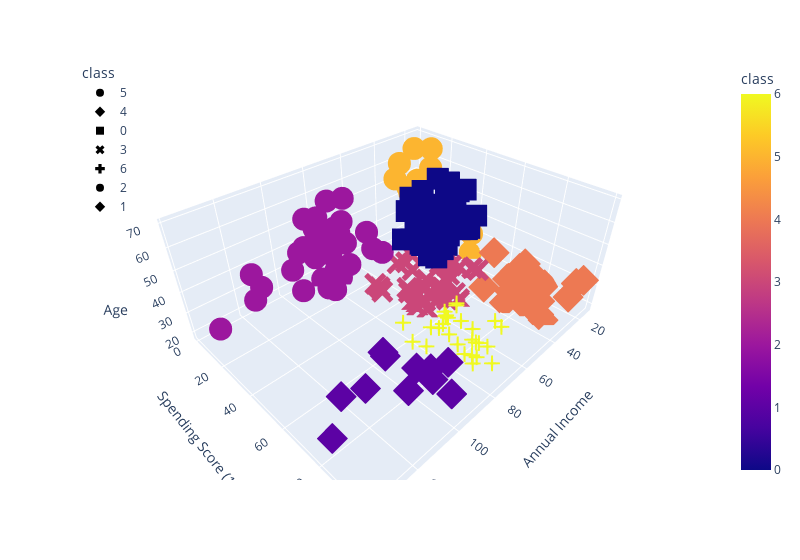

Notebook cell for this chart:
### Code cell
# To Split the data into seven clusters
test_cluster_amount(df_shopping, 7)
df_shopping.hvplot.scatter(x="Annual Income", y="Spending Score (1-100)", by="class")
fig = px.scatter_3d(
    df_shopping,
x="Annual Income",
    y="Spending Score (1-100)",
    z="Age",
color="class",
    symbol="class",
    width=800,
)
fig.update_layout(legend=dict(x=0, y=1))
fig.show()

### Figure 1 — Plotly figure (JSON) as saved in the notebook; plotly's stock layout.template omitted (floating-point values rounded to 4 significant figures)
{"data": [{"hovertemplate": "class=%{marker.color}<br>Annual Income=%{x}<br>Spending Score (1-100)=%{y}<br>Age=%{z}<extra></extra>", "legendgroup": "5", "marker": {"color": [5, 5, 5, 5, 5, 5, 5, 5, 5, 5, 5, 5, 5, 5, 5, 5, 5, 5, 5, 5, 5, 5], "coloraxis": "coloraxis", "symbol": "circle"}, "mode": "markers", "name": "5", "scene": "scene", "showlegend": true, "type": "scatter3d", "x": [15, 16, 17, 18, 19, 19, 20, 20, 21, 23, 24, 25, 28, 28, 29, 30, 33, 33, 34, 37, 39, 39], "y": [39, 6, 40, 6, 3, 14, 15, 13, 35, 29, 35, 5, 14, 32, 31, 4, 4, 14, 17, 26, 36, 28], "z": [19, 20, 31, 35, 64, 67, 58, 37, 35, 52, 35, 46, 54, 45, 40, 60, 53, 49, 42, 36, 48, 49]}, {"hovertemplate": "class=%{marker.color}<br>Annual Income=%{x}<br>Spending Score (1-100)=%{y}<br>Age=%{z}<extra></extra>", "legendgroup": "4", "marker": {"color": [4, 4, 4, 4, 4, 4, 4, 4, 4, 4, 4, 4, 4, 4, 4, 4, 4, 4, 4, 4, 4, 4], "coloraxis": "coloraxis", "symbol": "diamond"}, "mode": "markers", "name": "4", "scene": "scene", "showlegend": true, "type": "scatter3d", "x": [15, 16, 17, 18, 19, 19, 20, 20, 21, 23, 24, 25, 28, 28, 29, 30, 33, 33, 34, 37, 38, 39], "y": [81, 77, 76, 94, 72, 99, 77, 79, 66, 98, 73, 73, 82, 61, 87, 73, 92, 81, 73, 75, 92, 65], "z": [21, 23, 22, 23, 30, 35, 24, 22, 20, 35, 25, 31, 29, 35, 23, 21, 18, 21, 30, 20, 24, 24]}, {"hovertemplate": "class=%{marker.color}<br>Annual Income=%{x}<br>Spending Score (1-100)=%{y}<br>Age=%{z}<extra></extra>", "legendgroup": "0", "marker": {"color": [0, 0, 0, 0, 0, 0, 0, 0, 0, 0, 0, 0, 0, 0, 0, 0, 0, 0, 0, 0, 0, 0, 0, 0, 0, 0, 0, 0, 0, 0, 0, 0, 0, 0, 0, 0, 0, 0, 0, 0, 0, 0, 0, 0], "coloraxis": "coloraxis", "symbol": "square"}, "mode": "markers", "name": "0", "scene": "scene", "showlegend": true, "type": "scatter3d", "x": [38, 40, 42, 43, 43, 43, 44, 44, 46, 46, 47, 47, 48, 48, 48, 49, 49, 50, 50, 54, 54, 54, 54, 54, 54, 54, 57, 58, 59, 60, 60, 61, 62, 62, 62, 63, 63, 63, 63, 63, 65, 65, 67, 67], "y": [35, 55, 52, 60, 45, 41, 50, 46, 46, 56, 52, 59, 51, 50, 48, 55, 42, 49, 56, 47, 53, 42, 51, 41, 44, 46, 58, 46, 55, 49, 47, 42, 48, 59, 56, 50, 46, 43, 48, 52, 43, 59, 43, 57], "z": [65, 50, 49, 59, 50, 47, 51, 69, 53, 70, 67, 54, 63, 43, 68, 70, 47, 60, 60, 59, 45, 49, 57, 67, 46, 48, 55, 50, 68, 48, 47, 48, 49, 67, 49, 66, 54, 68, 66, 65, 63, 49, 51, 50]}, {"hovertemplate": "class=%{marker.color}<br>Annual Income=%{x}<br>Spending Score (1-100)=%{y}<br>Age=%{z}<extra></extra>", "legendgroup": "3", "marker": {"color": [3, 3, 3, 3, 3, 3, 3, 3, 3, 3, 3, 3, 3, 3, 3, 3, 3, 3, 3, 3, 3, 3, 3, 3, 3, 3, 3, 3, 3, 3, 3, 3, 3, 3, 3, 3, 3, 3], "coloraxis": "coloraxis", "symbol": "x"}, "mode": "markers", "name": "3", "scene": "scene", "showlegend": true, "type": "scatter3d", "x": [39, 40, 40, 40, 42, 43, 46, 46, 48, 48, 48, 54, 54, 54, 54, 54, 57, 58, 59, 60, 60, 60, 60, 61, 62, 62, 62, 63, 64, 64, 65, 65, 67, 67, 69, 70, 72, 76], "y": [61, 47, 42, 42, 60, 54, 51, 55, 59, 59, 47, 54, 48, 52, 55, 57, 55, 60, 41, 40, 42, 52, 50, 49, 41, 55, 42, 54, 42, 46, 48, 50, 56, 40, 58, 29, 34, 40], "z": [31, 27, 29, 31, 33, 31, 27, 19, 18, 19, 32, 26, 40, 23, 38, 21, 22, 34, 18, 40, 32, 24, 27, 20, 23, 26, 21, 19, 38, 19, 18, 19, 27, 38, 40, 23, 25, 28]}, {"hovertemplate": "class=%{marker.color}<br>Annual Income=%{x}<br>Spending Score (1-100)=%{y}<br>Age=%{z}<extra></extra>", "legendgroup": "6", "marker": {"color": [6, 6, 6, 6, 6, 6, 6, 6, 6, 6, 6, 6, 6, 6, 6, 6, 6, 6, 6, 6, 6, 6, 6, 6, 6, 6, 6, 6], "coloraxis": "coloraxis", "symbol": "cross"}, "mode": "markers", "name": "6", "scene": "scene", "showlegend": true, "type": "scatter3d", "x": [69, 70, 71, 71, 71, 72, 73, 73, 74, 75, 76, 77, 77, 78, 78, 78, 78, 78, 78, 79, 81, 85, 86, 87, 87, 87, 88, 88], "y": [91, 77, 95, 75, 75, 71, 88, 73, 72, 93, 87, 97, 74, 90, 88, 76, 89, 78, 73, 83, 93, 75, 95, 63, 75, 92, 86, 69], "z": [39, 31, 40, 38, 39, 31, 29, 32, 35, 32, 32, 28, 32, 34, 39, 38, 27, 30, 30, 29, 31, 36, 33, 32, 28, 36, 30, 27]}, {"hovertemplate": "class=%{marker.color}<br>Annual Income=%{x}<br>Spending Score (1-100)=%{y}<br>Age=%{z}<extra></extra>", "legendgroup": "2", "marker": {"color": [2, 2, 2, 2, 2, 2, 2, 2, 2, 2, 2, 2, 2, 2, 2, 2, 2, 2, 2, 2, 2, 2, 2, 2, 2, 2, 2, 2, 2, 2, 2, 2, 2, 2, 2], "coloraxis": "coloraxis", "symbol": "circle"}, "mode": "markers", "name": "2", "scene": "scene", "showlegend": true, "type": "scatter3d", "x": [71, 71, 71, 73, 73, 74, 75, 77, 77, 78, 78, 78, 78, 78, 78, 79, 81, 85, 86, 87, 87, 87, 88, 88, 93, 97, 98, 99, 101, 103, 103, 113, 120, 126, 137], "y": [35, 11, 9, 5, 7, 10, 5, 12, 36, 22, 17, 20, 16, 1, 1, 35, 5, 26, 20, 27, 13, 10, 13, 15, 14, 32, 15, 39, 24, 17, 23, 8, 16, 28, 18], "z": [43, 59, 47, 20, 44, 19, 57, 25, 48, 34, 43, 44, 47, 37, 34, 56, 19, 50, 42, 36, 40, 36, 52, 58, 59, 37, 46, 41, 54, 41, 34, 33, 47, 45, 32]}, {"hovertemplate": "class=%{marker.color}<br>Annual Income=%{x}<br>Spending Score (1-100)=%{y}<br>Age=%{z}<extra></extra>", "legendgroup": "1", "marker": {"color": [1, 1, 1, 1, 1, 1, 1, 1, 1, 1, 1], "coloraxis": "coloraxis", "symbol": "diamond"}, "mode": "markers", "name": "1", "scene": "scene", "showlegend": true, "type": "scatter3d", "x": [93, 97, 98, 99, 101, 103, 103, 113, 120, 126, 137], "y": [90, 86, 88, 97, 68, 85, 69, 91, 79, 74, 83], "z": [35, 32, 29, 30, 28, 36, 32, 38, 35, 32, 30]}], "layout": {"coloraxis": {"colorbar": {"title": {"text": "class"}}, "colorscale": [[0, "#0d0887"], [0.1111, "#46039f"], [0.2222, "#7201a8"], [0.3333, "#9c179e"], [0.4444, "#bd3786"], [0.5556, "#d8576b"], [0.6667, "#ed7953"], [0.7778, "#fb9f3a"], [0.8889, "#fdca26"], [1, "#f0f921"]]}, "legend": {"title": {"text": "class"}, "tracegroupgap": 0, "x": 0, "y": 1}, "margin": {"t": 60}, "scene": {"domain": {"x": [0, 1], "y": [0, 1]}, "xaxis": {"title": {"text": "Annual Income"}}, "yaxis": {"title": {"text": "Spending Score (1-100)"}}, "zaxis": {"title": {"text": "Age"}}}, "width": 800}}
